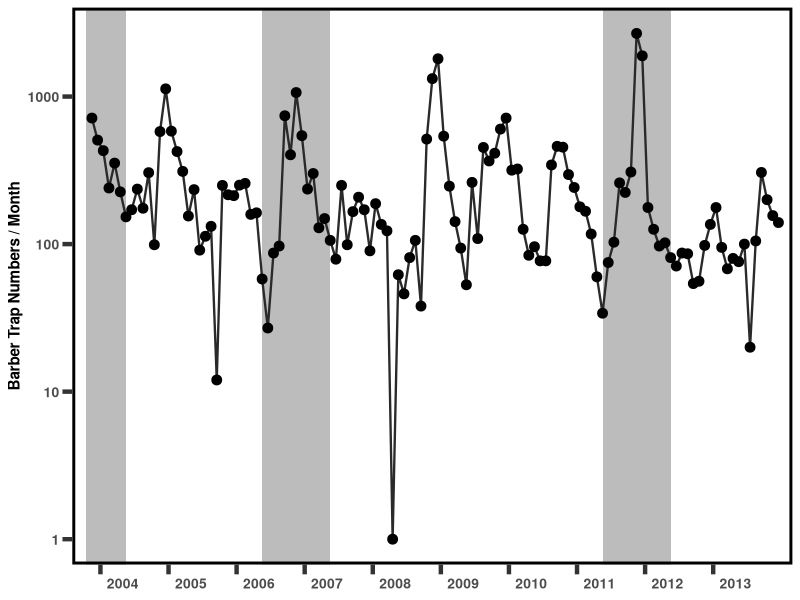
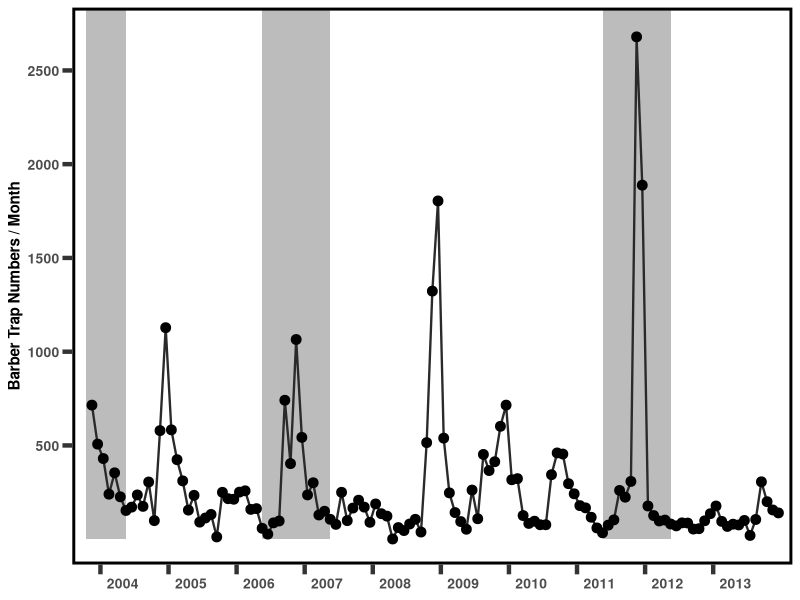
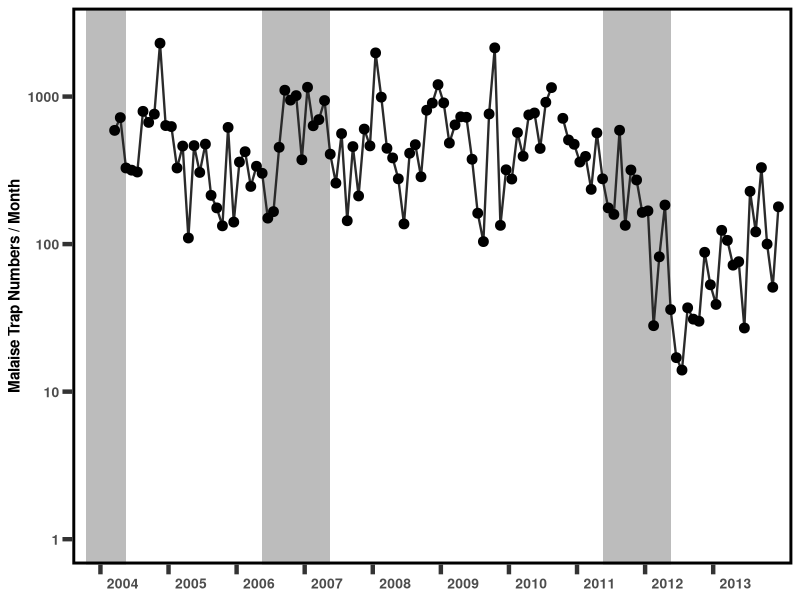
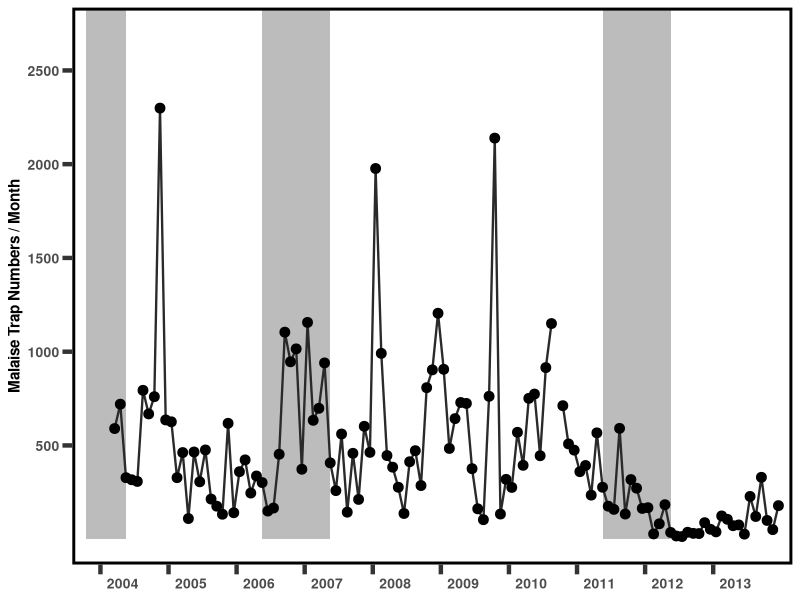
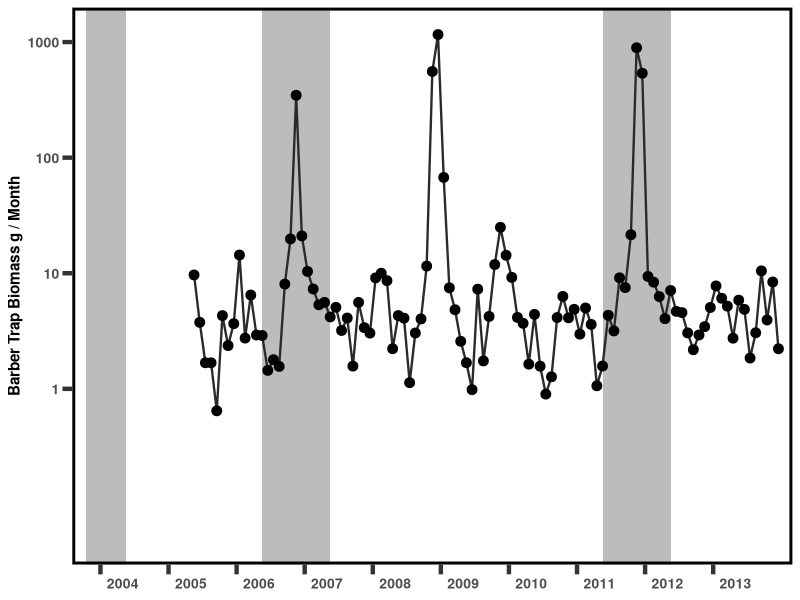
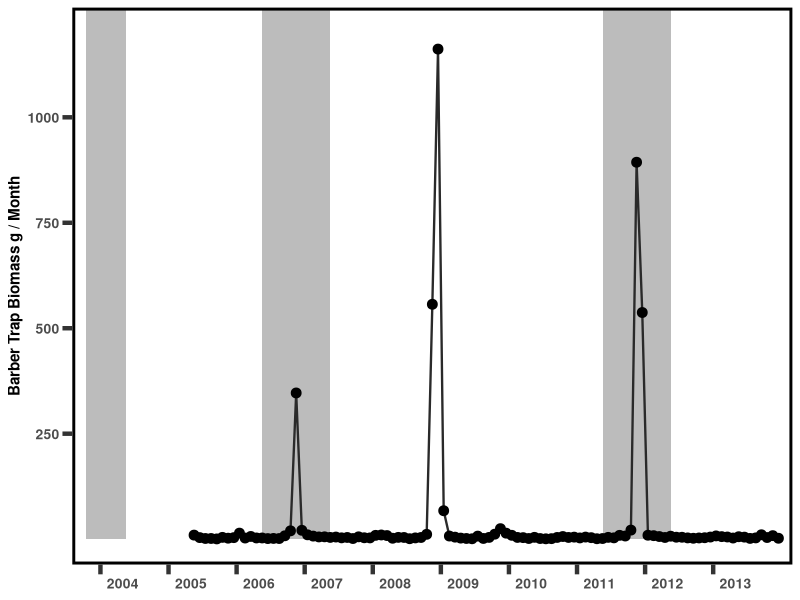
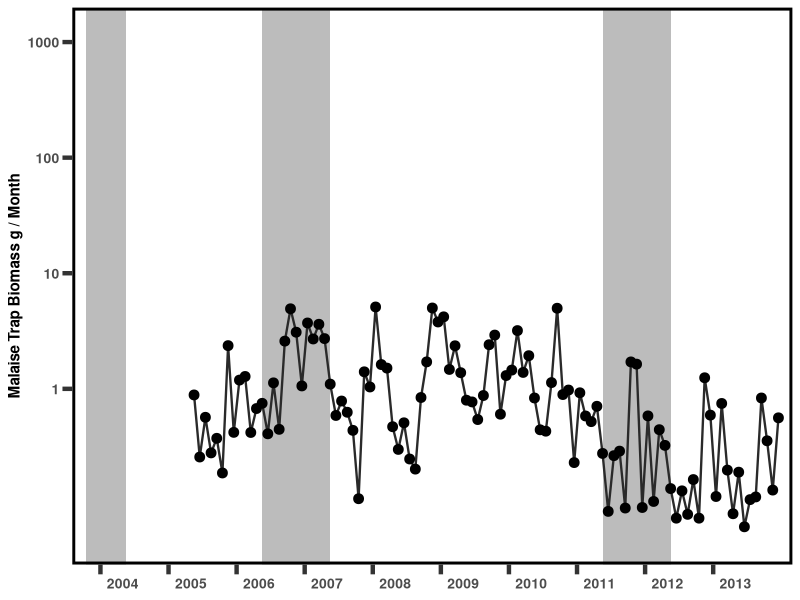
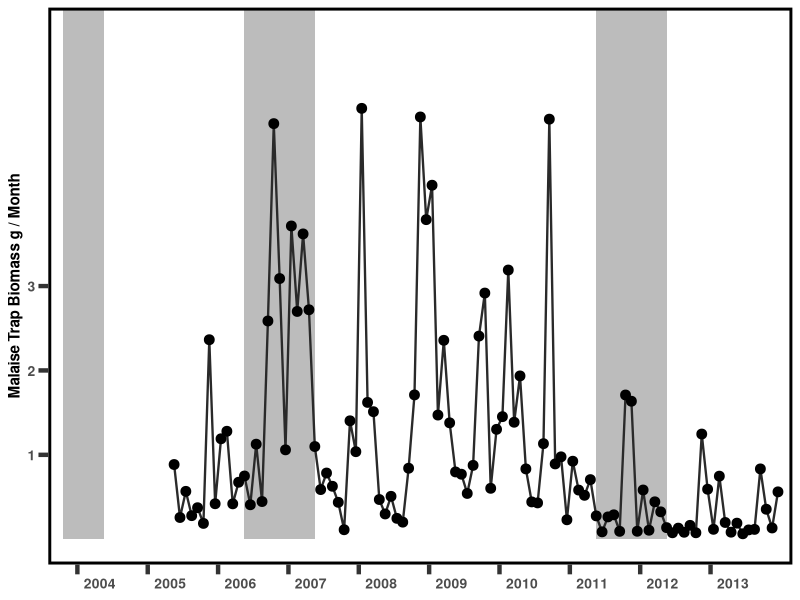

These charts were generated, in order, by the following R code: (Note: this script raises an error after producing the figures.)
## ---- chunk 1
options(scipen=5) #tell r not to use scientific notation on axis labels
  #########function to install (if needed) and load R packages by list
libs<-c("knitr","ggplot2","dplyr","wesanderson","plyr","grid") #list of packages to load

installLoad<-function(pck){ #user defined function
    if(!pck%in%installed.packages()){install.packages(pck)}
    require(pck, character.only = TRUE)
  }
lapply(libs,function(x) installLoad(x))  #Load/Install require packages
## ---- chunk 2
#load data
  FJ<-read.csv(file='Insects.csv') #paste the file name here

## ---- chunk 3
#Start and end months of rain polygons
  rect<-data.frame(xstart=c(0,31,91),xend=c(7,43,103))
#function to create plots of monthly data
  PlotMo<-function(Yvar='NumsB',Title='Barber Trap Numbers/Month',Type='Log',Breaks=c(10,100,1000),ylim){
    Data<-data.frame(X=FJ$Session,Y=FJ[,which(names(FJ)==Yvar)])   
    Out<-ggplot()+
      geom_rect(data = rect, aes(xmin = xstart, xmax = xend, 
                                 ymin = 0, ymax = Inf), alpha = 0.4)+
      geom_line(data=Data,aes(x=X,y=Y),colour='#2a2a2a',size=Line) +
      geom_point(data=Data,aes(x=X,y=Y),size=Point) +
      scale_x_continuous(limits=c(0,122),breaks=seq(2.5,122,by=12),labels=c(2004:2013),expand=c(.02,.02)) +
      theme(axis.title.y=element_text(face="bold",size=Ytitle,vjust=titleJust),
          axis.text.x=element_text(angle=0,hjust=xJust,face="bold",size=Xlab),
          axis.text.y=element_text(face="bold",size=Ylab),
          axis.title.x=element_blank(),
          axis.ticks.length = unit(tickL, "cm"), #tick size
          axis.ticks=element_line(size=tickW),
          panel.border = element_rect(colour="black", fill=NA, size=2),
          panel.grid.major = element_blank(), 
          panel.grid.minor = element_blank(),
          panel.background = element_blank()) 
   if(Type=='Log'){ 
    Out<-Out + scale_y_log10(limits=ylim,name=Title,breaks=Breaks) 
    }else{
      Out<-Out + scale_y_continuous(limits=ylim,name=Title,breaks=Breaks) 
    }
  print(Out)
  #send to file
    jpeg(filename=paste(Yvar,'_',Type,'.jpeg',sep=''),width=5*180,height=4*180) 
    print(Out)
    dev.off()
  #return figure
    return(Out)
  }

#controls
Ylab<-10
Xlab<-10
Ytitle<-11
titleJust=1
Line<-.8
Point<-3
tickL<-.25
tickW<-1.5
xJust<--.2

Log2a<-PlotMo('NumsB','Barber Trap Numbers / Month','Log',c(1,10,100,1000),c(1,2700))
Lin2a<-PlotMo('NumsB','Barber Trap Numbers / Month','Linear',c(500,1000,1500,2000,2500),c(0,2700))
Log2b<-PlotMo('NumsM','Malaise Trap Numbers / Month','Log',c(1,10,100,1000),c(1,2700))
Lin2b<-PlotMo('NumsM','Malaise Trap Numbers / Month','Linear',c(500,1000,1500,2000,2500),c(0,2700))
Log2c<-PlotMo('BiomB','Barber Trap Biomass g / Month','Log',c(1,10,100,1000),c(.05,1200))
Lin2c<-PlotMo('BiomB','Barber Trap Biomass g / Month','Linear',c(250,500,750,1000),c(0,1200))
Log2d<-PlotMo('BiomM','Malaise Trap Biomass g / Month','Log',c(1,10,100,1000),c(.05,1200))
Lin2d<-PlotMo('BiomM','Malaise Trap Biomass g / Month','Linear',c(1,2,3),c(0,6))
## ---- chunk 4

#Function summarSE #http://www.cookbook-r.com/Graphs/Plotting_means_and_error_bars_(ggplot2)/#Helper functions

## Gives count, mean, standard deviation, standard error of the mean, and confidence interval (default 95%).
##   data: a data frame.
##   measurevar: the name of a column that contains the variable to be summarized
##   groupvars: a vector containing names of columns that contain grouping variables
##   na.rm: a boolean that indicates whether to ignore NA's
##   conf.interval: the percent range of the confidence interval (default is 95%)
summarySE <- function(data=NULL, measurevar, groupvars=NULL, na.rm=FALSE,
                      conf.interval=.95, .drop=TRUE) {

    # New version of length which can handle NA's: if na.rm==T, don't count them
    length2 <- function (x, na.rm=FALSE) {
        if (na.rm) sum(!is.na(x))
        else       length(x)
    }

    # This does the summary. For each group's data frame, return a vector with
    # N, mean, and sd
    datac <- ddply(data, groupvars, .drop=.drop,
      .fun = function(xx, col) {
        c(N    = length2(xx[[col]], na.rm=na.rm),
          mean = mean   (xx[[col]], na.rm=na.rm),
          sd   = sd     (xx[[col]], na.rm=na.rm)
        )
      },
      measurevar
    )

    # Rename the "mean" column    
    datac <- rename(datac, c("mean" = measurevar))

    datac$se <- datac$sd / sqrt(datac$N)  # Calculate standard error of the mean

    # Confidence interval multiplier for standard error
    # Calculate t-statistic for confidence interval: 
    # e.g., if conf.interval is .95, use .975 (above/below), and use df=N-1
    ciMult <- qt(conf.interval/2 + .5, datac$N-1)
    datac$ci <- datac$se * ciMult

    return(datac)
}
## ---- chunk 5
#get Month
  FJ$Month<-as.numeric(substr(FJ$MO,5,6))
#Function to plot yearly means
  plotMeans<-function(Yvar,Title,Type,Breaks,Ylim){
    #get means and SE
      Means<-summarySE(FJ, measurevar=Yvar, groupvars=c("Month"),na.rm=TRUE)
    #plot data
      Data<-data.frame(X=Means$Month,Y=Means[,which(names(Means)==Yvar)],se=Means$se)   
    #error bars
      Data$Ymin=Data$Y-Data$se
      Data$Ymax=Data$Y+Data$se
    #Title
      Title<-paste(Title,' (',expression('\261'),'1 s.e.)',sep=)
  #browser()
   #plot data
      Out<-ggplot(Data, aes(x=X, y=Y)) + 
        geom_errorbar(aes(ymin=Ymin, ymax=Ymax), width=.1) +
        geom_line(size=Line) +
        geom_point(size=Point) +
        scale_x_continuous(limits=c(.9,12.1),breaks=c(1:12),labels=c('Jan','Feb','Mar','Apr','May','Jun','Jul','Aug','Sep','Oct','Nov','Dec'),expand=c(.02,.02)) +
      theme(axis.title.y=element_text(face="bold",size=Ytitle,vjust=titleJust),
          axis.text.x=element_text(angle=0,hjust=xJust,face="bold",size=Xlab),
          axis.text.y=element_text(face="bold",size=Ylab),
          axis.title.x=element_blank(),
          axis.ticks.length = unit(tickL, "cm"), #tick size
          axis.ticks=element_line(size=tickW),
          panel.border = element_rect(colour="black", fill=NA, size=2),
          panel.grid.major = element_blank(), 
          panel.grid.minor = element_blank(),
          panel.background = element_blank()) 
   if(Type=='Log'){ 
    Out<-Out + scale_y_log10(limits=Ylim,name=Title,breaks=Breaks) 
    }else{
      Out<-Out + scale_y_continuous(limits=Ylim,name=Title,breaks=Breaks) 
    }
  print(Out)
  #send to file
    jpeg(filename=paste('Mean_',Yvar,'_',Type,'.jpeg',sep=''),width=5*180,height=4*180) 
    print(Out)
    dev.off()
  #return figure
    return(Out)
  }

#controls
Ylab<-10
Xlab<-10
Ytitle<-11
titleJust<-1
Line<-1.0
Point<-4
tickL<-.25
tickW<-1.5
xJust<-.55

Log1a<-plotMeans('NumsB','Mean Barber Trap Numbers / Month','Log',c(10,100,1000),c(10,1100))
Lin1a<-plotMeans('NumsB','Mean Barber Trap Numbers / Month','Linear',c(250,500,750,1000),c(0,1000))
Log1b<-plotMeans('NumsM','Mean Malaise Trap Numbers / Month','Log',c(10,100,1000),c(10,1100))
Lin1b<-plotMeans('NumsM','Mean Malaise Trap Numbers / Month','Linear',c(250,500,750,1000),c(0,1000))
Log1c<-plotMeans('BiomB','Mean Barber Trap Biomass g / Month','Log',c(1,10,100,1000),c(.1,1000))
Lin1c<-plotMeans('BiomB','Mean Barber Trap Biomass g / Month','Linear',c(100,200,300,400,500),c(0,350))
Log1d<-plotMeans('BiomM','Mean Malaise Trap Biomass g / Month','Log',c(1,10,100,1000),c(.1,1000))
Lin1d<-plotMeans('BiomM','Mean Malaise Trap Biomass g / Month','Linear',c(1,2,3),c(0,3))
## ---- chunk 6
# Multiple plot function
#
# ggplot objects can be passed in ..., or to plotlist (as a list of ggplot objects)
# - cols:   Number of columns in layout
# - layout: A matrix specifying the layout. If present, 'cols' is ignored.
#
# If the layout is something like matrix(c(1,2,3,3), nrow=2, byrow=TRUE),
# then plot 1 will go in the upper left, 2 will go in the upper right, and
# 3 will go all the way across the bottom.
#
multiplot <- function(..., plotlist=NULL, file, cols=1, layout=NULL) {
  require(grid)

  # Make a list from the ... arguments and plotlist
  plots <- c(list(...), plotlist)

  numPlots = length(plots)

  # If layout is NULL, then use 'cols' to determine layout
  if (is.null(layout)) {
    # Make the panel
    # ncol: Number of columns of plots
    # nrow: Number of rows needed, calculated from # of cols
    layout <- matrix(seq(1, cols * ceiling(numPlots/cols)),
                    ncol = cols, nrow = ceiling(numPlots/cols))
  }

 if (numPlots==1) {
    print(plots[[1]])

  } else {
    # Set up the page
    grid.newpage()
    pushViewport(viewport(layout = grid.layout(nrow(layout), ncol(layout))))

    # Make each plot, in the correct location
    for (i in 1:numPlots) {
      # Get the i,j matrix positions of the regions that contain this subplot
      matchidx <- as.data.frame(which(layout == i, arr.ind = TRUE))

      print(plots[[i]], vp = viewport(layout.pos.row = matchidx$row,
                                      layout.pos.col = matchidx$col))
    }
  }
}


#multiplot monthly means
v<-1.5
h<--.8
Size<-5

a1<-Log1a+annotate("text", x =-Inf, y =Inf, label = "A)",hjust=h,vjust=v,size=Size,fontface='bold')

b1<-Log1b+annotate("text", x =-Inf, y =Inf, label = "B)",hjust=h,vjust=v,size=Size,fontface='bold')

c1<-Log1c+annotate("text", x =-Inf, y =Inf, label = "C)",hjust=h,vjust=v,size=Size,fontface='bold')

d1<-Log1d+annotate("text", x =-Inf, y =Inf, label = "D)",hjust=h,vjust=v,size=Size,fontface='bold')

#windows(11,8.5)
  #jpeg(filename='Fig1.jpeg',width=11*180,height=8*180)
   # multiplot(a1,c1,b1,d1,cols=2)
  #dev.off()

tiff(filename='Fig1.tiff',width=11,height=8,units ="in",res=600)
  multiplot(a1,c1,b1,d1,cols=2)
  dev.off()

#multiplot monthly totals
v<-1.5
h<--.6
Size<-5

a1<-Log2a+annotate("text", x =-Inf, y =Inf, label = "A)",hjust=h,vjust=v,size=Size,fontface='bold')

b1<-Log2b+annotate("text", x =-Inf, y =Inf, label = "B)",hjust=h,vjust=v,size=Size,fontface='bold')

c1<-Log2c+annotate("text", x =-Inf, y =Inf, label = "C)",hjust=h,vjust=v,size=Size,fontface='bold')

d1<-Log2d+annotate("text", x =-Inf, y =Inf, label = "D)",hjust=h,vjust=v,size=Size,fontface='bold')

#windows(11,8.5)

tiff(filename='Fig2.tiff',width=11,height=8,units ="in",res=600)
  multiplot(a1,c1,b1,d1,cols=2)
  dev.off()

  #jpeg(filename='Fig2.jpeg',width=11*180,height=8*180)
    #multiplot(a1,c1,b1,d1,cols=2)
  #dev.off()

